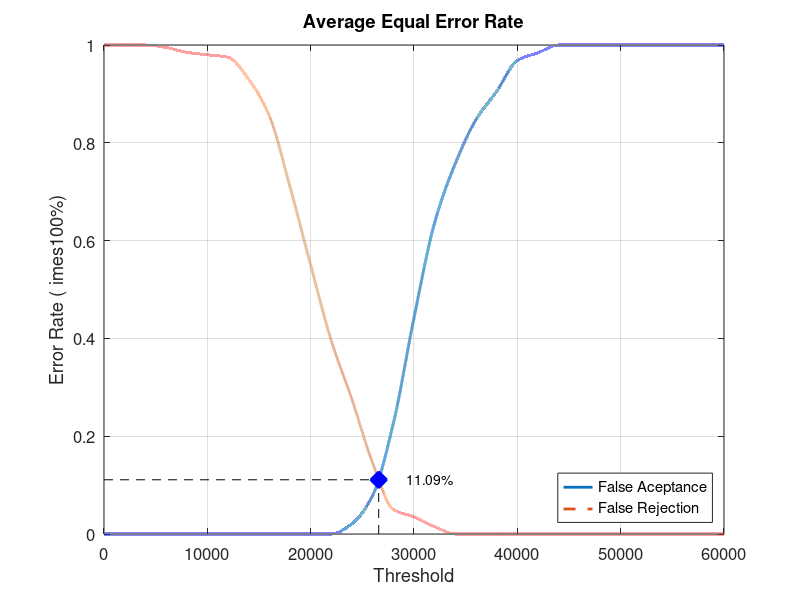
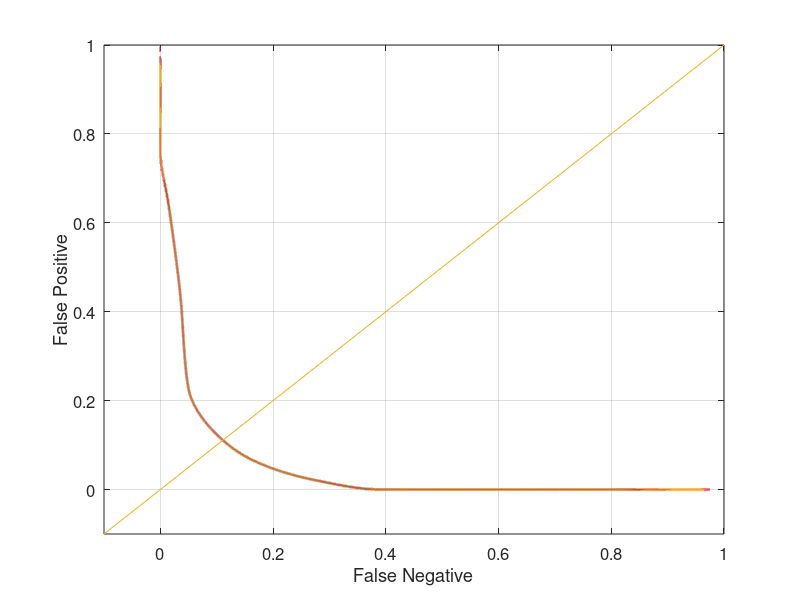

Reproduce these figures in MATLAB, in order.
close all;
clear;
clc;
x = 0:2000:60000;
xq = 0:0.5:60000;

y0 = [0 0 0 0 0 0 0 0 0 0 0 0 0.0210526 0.0789474 0.226316 0.442105 0.636842 0.757895 0.847368 0.905263 0.968421 0.984211 1 1 1 1 1 1 1 1 1]
yy0 = interp1(x, y0, xq, 'pchip');
y1 = [1 1 1 0.995 0.985 0.98 0.975 0.93 0.855 0.71 0.55 0.395 0.275 0.145 0.05 0.035 0.015 0 0 0 0 0 0 0 0 0 0 0 0 0 0]
yy1 = interp1(x, y1, xq, 'pchip');

% Calculating EER: 
y2 = abs(y0 - y1);
find(y2 == min(y2))
yy2 = abs(yy0 - yy1);
xEER = find(yy2 == min(yy2));
xEERIndex = xq(xEER) % X-axis EER
yEER = yy0(xEER) % Y-axis EER

main = figure
plot(xq, yy0,'-','LineWidth', 2);	hold on
plot(xq, yy1,'--','LineWidth', 2);	hold on
plot([xEERIndex xEERIndex], [0 yEER], 'k--');	hold on
plot([0 xEERIndex], [yEER yEER], 'k--');	hold on
plot(xEERIndex, yEER, 'bx', 'LineWidth', 10);	hold on
text(xEERIndex + 10 * xEERIndex / 100, yEER, [num2str(round((10000 * yEER)) / 100) '%'])
legend('False Aceptance', 'False Rejection', 'Location', 'SouthEast')
xlabel('Threshold')
ylabel('Error Rate (	imes100%)')
title('Average Equal Error Rate')
set(gca, 'FontSize', 12)
axis([0 60000 0 1])
grid on

print(main, 'Database1_4Main', '-dpng');
FNRxFPR = figure('Color', [1 1 1]);
plot(yy1, yy0, '-', yy1, yy0, 'LineWidth', 2);
hold on
y = -0.1:0.1:1
plot(y, y); 
set(gca, 'FontSize', 12)
xlabel('False Negative')
ylabel('False Positive')
axis([-0.1 1 -0.1 1])
set(gca, 'FontSize', 12)
grid on

print(FNRxFPR, 'Database1_4FNRxFPR','-dpng');
